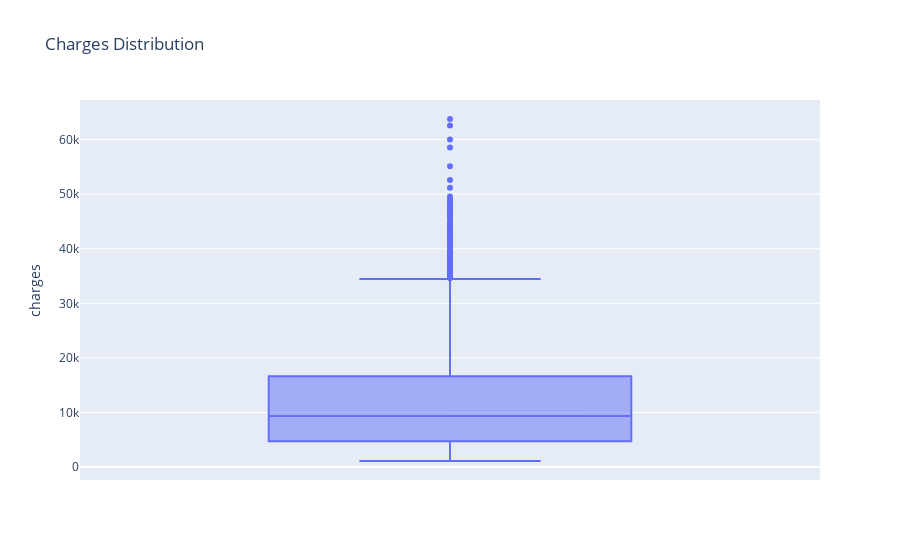

Write notebook code for a chart like this one.
### Markdown cell above
The KDE (Kernel Density Estimate) is represented by the line tracing the top of the distribution, providing an estimation of the probability density function of the variable.

### Code cell
fig = px.box(df, y='charges', title='Charges Distribution')
# Show plot
fig.show()

### Figure 1 — Plotly figure (JSON) as saved in the notebook; plotly's stock layout.template omitted (floating-point values rounded to 4 significant figures; data arrays with more than 128 entries replaced by an {"elided": "..."} marker saying what was removed)
{"data": [{"alignmentgroup": "True", "hovertemplate": "charges=%{y}<extra></extra>", "legendgroup": "", "marker": {"color": "#636efa"}, "name": "", "notched": false, "offsetgroup": "", "orientation": "v", "showlegend": false, "type": "box", "x0": " ", "xaxis": "x", "y": {"elided": "1338 float values"}, "y0": " ", "yaxis": "y"}], "layout": {"boxmode": "group", "legend": {"tracegroupgap": 0}, "title": {"text": "Charges Distribution"}, "xaxis": {"anchor": "y", "domain": [0, 1]}, "yaxis": {"anchor": "x", "domain": [0, 1], "title": {"text": "charges"}}}}
